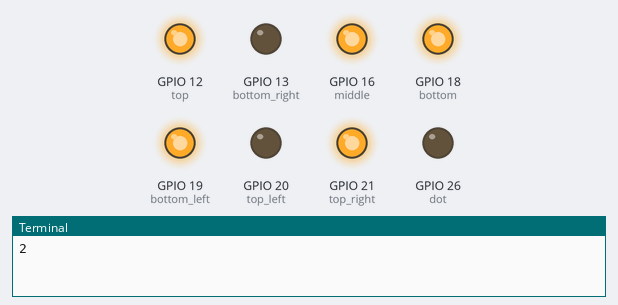
Bench run of a program on a simulated Raspberry Pi (BCM pin numbers). Shown: output pins drawn as LEDs (lit = HIGH), the last lines printed to the terminal. At 6.0 s the program stops and its outputs stay as they are.

Above: at 0.1 s.
At 0.7 s:
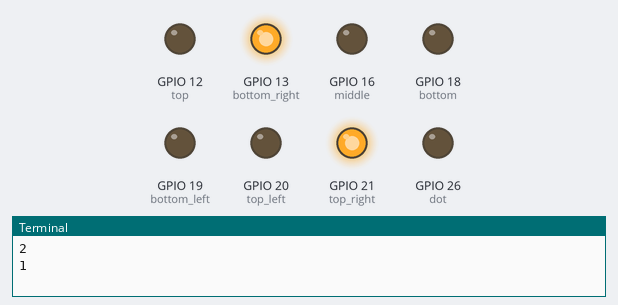
At 1.3 s:
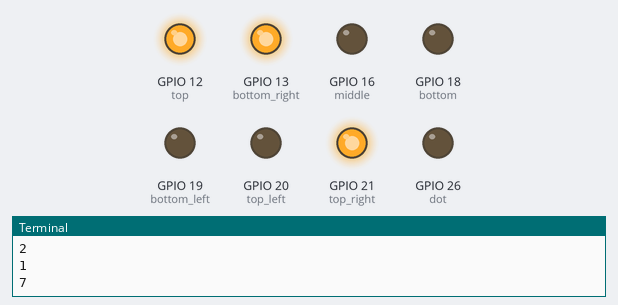
At 1.9 s:
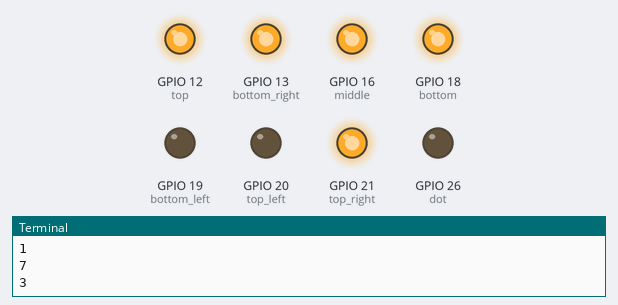
At 3.1 s:
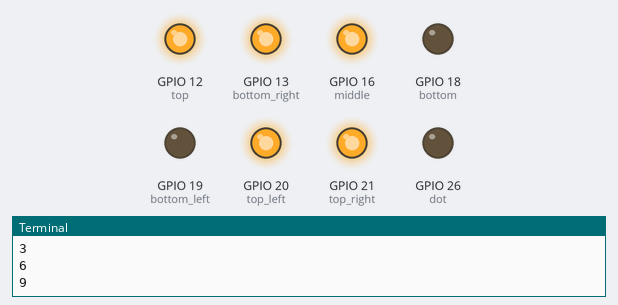
At 6.0 s:
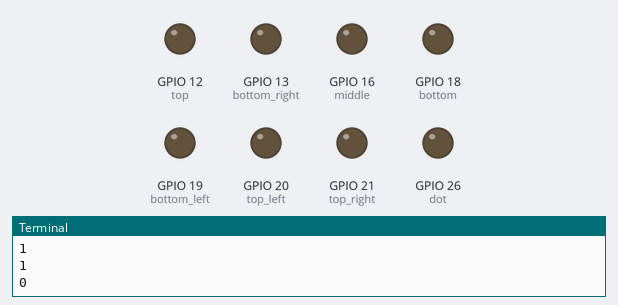
Timing chart, 0 to 7.5 s (numbered marks = the images above):
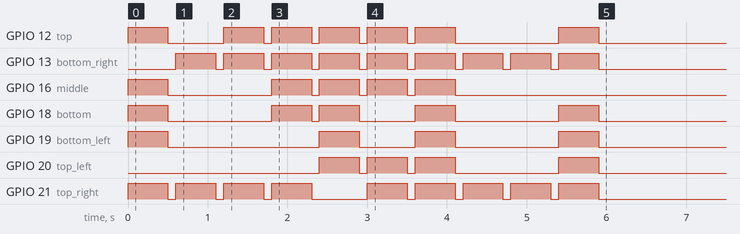

The program:

8pc_number.py
```python
import RPi.GPIO as gpio
import time

gpio.setmode(gpio.BCM)

leds = {'top' : 12,
        'bottom' : 18,
        'middle' : 16,
        'top_left' : 20,
        'top_right' : 21,
        'bottom_left' : 19,
        'bottom_right' : 13,
        'dot' : 26}

message = [2,1,7,3,6,9,8,1,1,0]

on = 1
off = 0

gpio.setup(leds['top'], gpio.OUT, initial=0)
gpio.setup(leds['bottom'], gpio.OUT, initial=0)
gpio.setup(leds['middle'], gpio.OUT, initial=0)
gpio.setup(leds['top_left'], gpio.OUT, initial=0)
gpio.setup(leds['top_right'], gpio.OUT, initial=0)
gpio.setup(leds['bottom_left'], gpio.OUT, initial=0)
gpio.setup(leds['bottom_right'], gpio.OUT, initial=0)
gpio.setup(leds['dot'], gpio.OUT, initial=0)

def test():
    for led in leds:
        print(led, leds[led])
        gpio.output(leds[led], on)
        time.sleep(2)
        gpio.output(leds[led], off)


def one(on_off):
    gpio.output(leds['top_right'], on_off)
    gpio.output(leds['bottom_right'], on_off)

def two(on_off):
    gpio.output(leds['top'], on_off)
    gpio.output(leds['top_right'], on_off)
    gpio.output(leds['middle'], on_off)
    gpio.output(leds['bottom_left'], on_off)
    gpio.output(leds['bottom'], on_off)

def three(on_off):
    gpio.output(leds['top'], on_off)
    gpio.output(leds['top_right'], on_off)
    gpio.output(leds['middle'], on_off)
    gpio.output(leds['bottom_right'], on_off)
    gpio.output(leds['bottom'], on_off)

def four(on_off):
    gpio.output(leds['top_left'], on_off)
    gpio.output(leds['middle'], on_off)
    gpio.output(leds['top_right'], on_off)
    gpio.output(leds['bottom_right'], on_off)

def five(on_off):
    gpio.output(leds['top'], on_off)
    gpio.output(leds['top_left'], on_off)
    gpio.output(leds['middle'], on_off)
    gpio.output(leds['bottom_right'], on_off)
    gpio.output(leds['bottom'], on_off)

def six(on_off):
    gpio.output(leds['top'], on_off)
    gpio.output(leds['top_left'], on_off)
    gpio.output(leds['middle'], on_off)
    gpio.output(leds['bottom_right'], on_off)
    gpio.output(leds['bottom_left'], on_off)
    gpio.output(leds['bottom'], on_off)

def seven(on_off):
    gpio.output(leds['top'], on_off)
    gpio.output(leds['top_right'], on_off)
    gpio.output(leds['bottom_right'], on_off)

def eight(on_off):
    gpio.output(leds['top'], on_off)
    gpio.output(leds['top_left'], on_off)
    gpio.output(leds['top_right'], on_off)
    gpio.output(leds['middle'], on_off)
    gpio.output(leds['bottom_right'], on_off)
    gpio.output(leds['bottom_left'], on_off)
    gpio.output(leds['bottom'], on_off)

def nine(on_off):
    gpio.output(leds['top'], on_off)
    gpio.output(leds['top_left'], on_off)
    gpio.output(leds['top_right'], on_off)
    gpio.output(leds['middle'], on_off)
    gpio.output(leds['bottom_right'], on_off)

def zero(on_off):
    gpio.output(leds['top'], on_off)
    gpio.output(leds['bottom_left'], on_off)
    gpio.output(leds['bottom_right'], on_off)
    gpio.output(leds['top_left'], on_off)
    gpio.output(leds['top_right'], on_off)
    gpio.output(leds['bottom'], on_off)

def dash(on_off):
    gpio.output(leds['middle'], on_off)

numbers = {1 : one,
           2 : two,
           3 : three,
           4 : four,
           5 : five,
           6 : six,
           7 : seven,
           8 : eight,
           9 : nine,
           0 : zero}

def flash_digit(digit):
    digit(on)
    time.sleep(.5)
    digit(off)
    time.sleep(.1)

def main():
    try:
        for number in message:
            print(number)
            flash_digit(numbers[number])
        gpio.cleanup()

    except KeyboardInterrupt:
        gpio.cleanup()

    except RuntimeError:
        gpio.cleanup()

if __name__ == "__main__": main()
```

Measured:
- by itself, GPIO 12 (top): goes HIGH 0.50 s, LOW 0.70 s, 4 × (HIGH 0.50 s, LOW 0.10 s), HIGH 0.50 s, LOW 1.3 s, HIGH 0.50 s, then LOW
- by itself, GPIO 13 (bottom_right): alternates HIGH for 0.50 s and LOW for 0.10 s, 18 changes in all, then stays LOW
- by itself, GPIO 16 (middle): goes HIGH 0.50 s, LOW 1.3 s, 3 × (HIGH 0.50 s, LOW 0.10 s), HIGH 0.50 s, then LOW
- by itself, GPIO 18 (bottom): LOW → HIGH at 0.00 s, → LOW 0.50 s later, → HIGH 1.3 s later, → LOW 0.50 s later, … (10 changes in this stretch)
- by itself, GPIO 19 (bottom_left): LOW → HIGH at 0.00 s, → LOW 0.50 s later, → HIGH 1.9 s later, → LOW 0.50 s later, … (8 changes in this stretch)
- by itself, GPIO 20 (top_left): LOW → HIGH at 2.4 s, → LOW 0.50 s later, → HIGH 0.10 s later, → LOW 0.50 s later, … (8 changes in this stretch)
- by itself, GPIO 21 (top_right): goes 3 × (HIGH 0.50 s, LOW 0.10 s), HIGH 0.50 s, LOW 0.70 s, 4 × (HIGH 0.50 s, LOW 0.10 s), HIGH 0.50 s, then LOW
